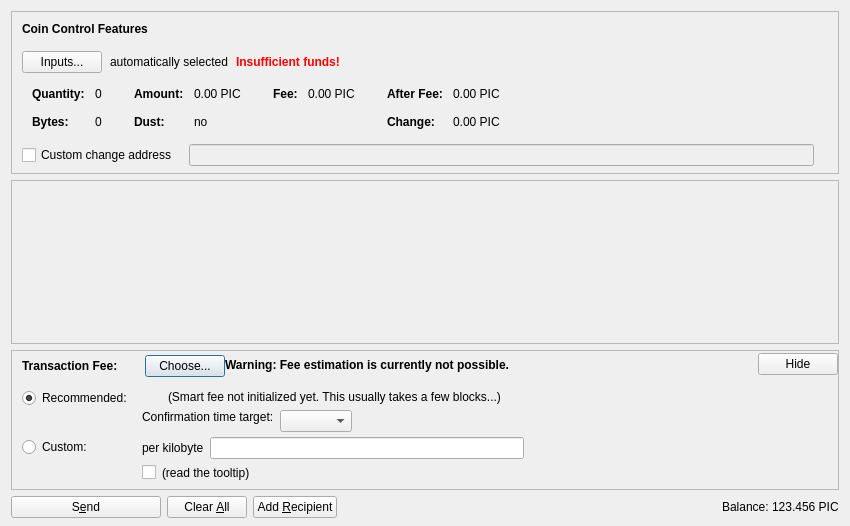
<?xml version="1.0" encoding="UTF-8"?>
<ui version="4.0">
 <class>SendCoinsDialog</class>
 <widget class="QDialog" name="SendCoinsDialog">
  <property name="geometry">
   <rect>
    <x>0</x>
    <y>0</y>
    <width>850</width>
    <height>526</height>
   </rect>
  </property>
  <property name="windowTitle">
   <string>Send Coins</string>
  </property>
  <layout class="QVBoxLayout" name="verticalLayout" stretch="0,1,0,0">
   <property name="bottomMargin">
    <number>8</number>
   </property>
   <item>
    <widget class="QFrame" name="frameCoinControl">
     <property name="sizePolicy">
      <sizepolicy hsizetype="Expanding" vsizetype="Expanding">
       <horstretch>0</horstretch>
       <verstretch>0</verstretch>
      </sizepolicy>
     </property>
     <property name="maximumSize">
      <size>
       <width>16777215</width>
       <height>16777215</height>
      </size>
     </property>
     <property name="frameShape">
      <enum>QFrame::StyledPanel</enum>
     </property>
     <property name="frameShadow">
      <enum>QFrame::Sunken</enum>
     </property>
     <layout class="QVBoxLayout" name="verticalLayoutCoinControl2">
      <property name="spacing">
       <number>0</number>
      </property>
      <property name="leftMargin">
       <number>0</number>
      </property>
      <property name="topMargin">
       <number>0</number>
      </property>
      <property name="rightMargin">
       <number>0</number>
      </property>
      <property name="bottomMargin">
       <number>6</number>
      </property>
      <item>
       <layout class="QVBoxLayout" name="verticalLayoutCoinControl" stretch="0,0,0,0,1">
        <property name="spacing">
         <number>0</number>
        </property>
        <property name="leftMargin">
         <number>10</number>
        </property>
        <property name="topMargin">
         <number>10</number>
        </property>
        <item>
         <layout class="QHBoxLayout" name="horizontalLayoutCoinControl1">
          <property name="bottomMargin">
           <number>15</number>
          </property>
          <item>
           <widget class="QLabel" name="labelCoinControlFeatures">
            <property name="sizePolicy">
             <sizepolicy hsizetype="Preferred" vsizetype="Maximum">
              <horstretch>0</horstretch>
              <verstretch>0</verstretch>
             </sizepolicy>
            </property>
            <property name="font">
             <font>
              <weight>75</weight>
              <bold>true</bold>
             </font>
            </property>
            <property name="styleSheet">
             <string notr="true">font-weight:bold;</string>
            </property>
            <property name="text">
             <string>Coin Control Features</string>
            </property>
           </widget>
          </item>
         </layout>
        </item>
        <item>
         <layout class="QHBoxLayout" name="horizontalLayoutCoinControl2" stretch="0,0,0,0">
          <property name="spacing">
           <number>8</number>
          </property>
          <property name="bottomMargin">
           <number>10</number>
          </property>
          <item>
           <widget class="QPushButton" name="pushButtonCoinControl">
            <property name="styleSheet">
             <string notr="true"/>
            </property>
            <property name="text">
             <string>Inputs...</string>
            </property>
            <property name="autoDefault">
             <bool>false</bool>
            </property>
           </widget>
          </item>
          <item>
           <widget class="QLabel" name="labelCoinControlAutomaticallySelected">
            <property name="text">
             <string>automatically selected</string>
            </property>
            <property name="margin">
             <number>5</number>
            </property>
           </widget>
          </item>
          <item>
           <widget class="QLabel" name="labelCoinControlInsuffFunds">
            <property name="font">
             <font>
              <weight>75</weight>
              <bold>true</bold>
             </font>
            </property>
            <property name="styleSheet">
             <string notr="true">color:red;font-weight:bold;</string>
            </property>
            <property name="text">
             <string>Insufficient funds!</string>
            </property>
            <property name="margin">
             <number>5</number>
            </property>
           </widget>
          </item>
          <item>
           <spacer name="horizontalSpacerCoinControl">
            <property name="orientation">
             <enum>Qt::Horizontal</enum>
            </property>
            <property name="sizeHint" stdset="0">
             <size>
              <width>40</width>
              <height>1</height>
             </size>
            </property>
           </spacer>
          </item>
         </layout>
        </item>
        <item>
         <widget class="QWidget" name="widgetCoinControl" native="true">
          <property name="sizePolicy">
           <sizepolicy hsizetype="Preferred" vsizetype="Preferred">
            <horstretch>0</horstretch>
            <verstretch>0</verstretch>
           </sizepolicy>
          </property>
          <property name="minimumSize">
           <size>
            <width>0</width>
            <height>0</height>
           </size>
          </property>
          <property name="styleSheet">
           <string notr="true"/>
          </property>
          <layout class="QHBoxLayout" name="horizontalLayoutCoinControl5">
           <property name="leftMargin">
            <number>0</number>
           </property>
           <property name="topMargin">
            <number>0</number>
           </property>
           <property name="rightMargin">
            <number>0</number>
           </property>
           <property name="bottomMargin">
            <number>0</number>
           </property>
           <item>
            <layout class="QHBoxLayout" name="horizontalLayoutCoinControl3" stretch="0,0,0,1">
             <property name="spacing">
              <number>20</number>
             </property>
             <property name="topMargin">
              <number>0</number>
             </property>
             <property name="bottomMargin">
              <number>10</number>
             </property>
             <item>
              <layout class="QFormLayout" name="formLayoutCoinControl1">
               <property name="horizontalSpacing">
                <number>10</number>
               </property>
               <property name="verticalSpacing">
                <number>14</number>
               </property>
               <property name="leftMargin">
                <number>10</number>
               </property>
               <property name="topMargin">
                <number>4</number>
               </property>
               <property name="rightMargin">
                <number>6</number>
               </property>
               <item row="0" column="0">
                <widget class="QLabel" name="labelCoinControlQuantityText">
                 <property name="font">
                  <font>
                   <weight>75</weight>
                   <bold>true</bold>
                  </font>
                 </property>
                 <property name="text">
                  <string>Quantity:</string>
                 </property>
                 <property name="margin">
                  <number>0</number>
                 </property>
                </widget>
               </item>
               <item row="0" column="1">
                <widget class="QLabel" name="labelCoinControlQuantity">
                 <property name="cursor">
                  <cursorShape>IBeamCursor</cursorShape>
                 </property>
                 <property name="contextMenuPolicy">
                  <enum>Qt::ActionsContextMenu</enum>
                 </property>
                 <property name="text">
                  <string notr="true">0</string>
                 </property>
                 <property name="margin">
                  <number>0</number>
                 </property>
                 <property name="textInteractionFlags">
                  <set>Qt::LinksAccessibleByMouse|Qt::TextSelectableByKeyboard|Qt::TextSelectableByMouse</set>
                 </property>
                </widget>
               </item>
               <item row="1" column="0">
                <widget class="QLabel" name="labelCoinControlBytesText">
                 <property name="font">
                  <font>
                   <weight>75</weight>
                   <bold>true</bold>
                  </font>
                 </property>
                 <property name="text">
                  <string>Bytes:</string>
                 </property>
                </widget>
               </item>
               <item row="1" column="1">
                <widget class="QLabel" name="labelCoinControlBytes">
                 <property name="cursor">
                  <cursorShape>IBeamCursor</cursorShape>
                 </property>
                 <property name="contextMenuPolicy">
                  <enum>Qt::ActionsContextMenu</enum>
                 </property>
                 <property name="text">
                  <string notr="true">0</string>
                 </property>
                 <property name="textInteractionFlags">
                  <set>Qt::LinksAccessibleByMouse|Qt::TextSelectableByKeyboard|Qt::TextSelectableByMouse</set>
                 </property>
                </widget>
               </item>
              </layout>
             </item>
             <item>
              <layout class="QFormLayout" name="formLayoutCoinControl2">
               <property name="horizontalSpacing">
                <number>10</number>
               </property>
               <property name="verticalSpacing">
                <number>14</number>
               </property>
               <property name="leftMargin">
                <number>6</number>
               </property>
               <property name="topMargin">
                <number>4</number>
               </property>
               <property name="rightMargin">
                <number>6</number>
               </property>
               <item row="0" column="0">
                <widget class="QLabel" name="labelCoinControlAmountText">
                 <property name="font">
                  <font>
                   <weight>75</weight>
                   <bold>true</bold>
                  </font>
                 </property>
                 <property name="text">
                  <string>Amount:</string>
                 </property>
                 <property name="margin">
                  <number>0</number>
                 </property>
                </widget>
               </item>
               <item row="0" column="1">
                <widget class="QLabel" name="labelCoinControlAmount">
                 <property name="cursor">
                  <cursorShape>IBeamCursor</cursorShape>
                 </property>
                 <property name="contextMenuPolicy">
                  <enum>Qt::ActionsContextMenu</enum>
                 </property>
                 <property name="text">
                  <string notr="true">0.00 PIC</string>
                 </property>
                 <property name="textInteractionFlags">
                  <set>Qt::LinksAccessibleByMouse|Qt::TextSelectableByKeyboard|Qt::TextSelectableByMouse</set>
                 </property>
                </widget>
               </item>
               <item row="1" column="0">
                <widget class="QLabel" name="labelCoinControlLowOutputText">
                 <property name="font">
                  <font>
                   <weight>75</weight>
                   <bold>true</bold>
                  </font>
                 </property>
                 <property name="text">
                  <string>Dust:</string>
                 </property>
                </widget>
               </item>
               <item row="1" column="1">
                <widget class="QLabel" name="labelCoinControlLowOutput">
                 <property name="cursor">
                  <cursorShape>IBeamCursor</cursorShape>
                 </property>
                 <property name="contextMenuPolicy">
                  <enum>Qt::ActionsContextMenu</enum>
                 </property>
                 <property name="text">
                  <string notr="true">no</string>
                 </property>
                 <property name="textInteractionFlags">
                  <set>Qt::LinksAccessibleByMouse|Qt::TextSelectableByKeyboard|Qt::TextSelectableByMouse</set>
                 </property>
                </widget>
               </item>
              </layout>
             </item>
             <item>
              <layout class="QFormLayout" name="formLayoutCoinControl3">
               <property name="horizontalSpacing">
                <number>10</number>
               </property>
               <property name="verticalSpacing">
                <number>14</number>
               </property>
               <property name="leftMargin">
                <number>6</number>
               </property>
               <property name="topMargin">
                <number>4</number>
               </property>
               <property name="rightMargin">
                <number>6</number>
               </property>
               <item row="0" column="0">
                <widget class="QLabel" name="labelCoinControlFeeText">
                 <property name="font">
                  <font>
                   <weight>75</weight>
                   <bold>true</bold>
                  </font>
                 </property>
                 <property name="text">
                  <string>Fee:</string>
                 </property>
                 <property name="margin">
                  <number>0</number>
                 </property>
                </widget>
               </item>
               <item row="0" column="1">
                <widget class="QLabel" name="labelCoinControlFee">
                 <property name="cursor">
                  <cursorShape>IBeamCursor</cursorShape>
                 </property>
                 <property name="contextMenuPolicy">
                  <enum>Qt::ActionsContextMenu</enum>
                 </property>
                 <property name="text">
                  <string notr="true">0.00 PIC</string>
                 </property>
                 <property name="textInteractionFlags">
                  <set>Qt::LinksAccessibleByMouse|Qt::TextSelectableByKeyboard|Qt::TextSelectableByMouse</set>
                 </property>
                </widget>
               </item>
              </layout>
             </item>
             <item>
              <layout class="QFormLayout" name="formLayoutCoinControl4">
               <property name="horizontalSpacing">
                <number>10</number>
               </property>
               <property name="verticalSpacing">
                <number>14</number>
               </property>
               <property name="leftMargin">
                <number>6</number>
               </property>
               <property name="topMargin">
                <number>4</number>
               </property>
               <property name="rightMargin">
                <number>6</number>
               </property>
               <item row="0" column="0">
                <widget class="QLabel" name="labelCoinControlAfterFeeText">
                 <property name="font">
                  <font>
                   <weight>75</weight>
                   <bold>true</bold>
                  </font>
                 </property>
                 <property name="text">
                  <string>After Fee:</string>
                 </property>
                 <property name="margin">
                  <number>0</number>
                 </property>
                </widget>
               </item>
               <item row="0" column="1">
                <widget class="QLabel" name="labelCoinControlAfterFee">
                 <property name="cursor">
                  <cursorShape>IBeamCursor</cursorShape>
                 </property>
                 <property name="contextMenuPolicy">
                  <enum>Qt::ActionsContextMenu</enum>
                 </property>
                 <property name="text">
                  <string notr="true">0.00 PIC</string>
                 </property>
                 <property name="textInteractionFlags">
                  <set>Qt::LinksAccessibleByMouse|Qt::TextSelectableByKeyboard|Qt::TextSelectableByMouse</set>
                 </property>
                </widget>
               </item>
               <item row="1" column="0">
                <widget class="QLabel" name="labelCoinControlChangeText">
                 <property name="font">
                  <font>
                   <weight>75</weight>
                   <bold>true</bold>
                  </font>
                 </property>
                 <property name="text">
                  <string>Change:</string>
                 </property>
                </widget>
               </item>
               <item row="1" column="1">
                <widget class="QLabel" name="labelCoinControlChange">
                 <property name="cursor">
                  <cursorShape>IBeamCursor</cursorShape>
                 </property>
                 <property name="contextMenuPolicy">
                  <enum>Qt::ActionsContextMenu</enum>
                 </property>
                 <property name="text">
                  <string notr="true">0.00 PIC</string>
                 </property>
                 <property name="textInteractionFlags">
                  <set>Qt::LinksAccessibleByMouse|Qt::TextSelectableByKeyboard|Qt::TextSelectableByMouse</set>
                 </property>
                </widget>
               </item>
              </layout>
             </item>
            </layout>
           </item>
          </layout>
         </widget>
        </item>
        <item>
         <layout class="QHBoxLayout" name="horizontalLayoutCoinControl4" stretch="0,0,0">
          <property name="spacing">
           <number>12</number>
          </property>
          <property name="sizeConstraint">
           <enum>QLayout::SetDefaultConstraint</enum>
          </property>
          <property name="topMargin">
           <number>5</number>
          </property>
          <property name="rightMargin">
           <number>5</number>
          </property>
          <item>
           <widget class="QCheckBox" name="checkBoxCoinControlChange">
            <property name="toolTip">
             <string>If this is activated, but the change address is empty or invalid, change will be sent to a newly generated address.</string>
            </property>
            <property name="text">
             <string>Custom change address</string>
            </property>
           </widget>
          </item>
          <item>
           <widget class="QValidatedLineEdit" name="lineEditCoinControlChange">
            <property name="enabled">
             <bool>false</bool>
            </property>
            <property name="sizePolicy">
             <sizepolicy hsizetype="Expanding" vsizetype="Fixed">
              <horstretch>0</horstretch>
              <verstretch>0</verstretch>
             </sizepolicy>
            </property>
           </widget>
          </item>
          <item>
           <widget class="QLabel" name="labelCoinControlChangeLabel">
            <property name="sizePolicy">
             <sizepolicy hsizetype="Preferred" vsizetype="Expanding">
              <horstretch>0</horstretch>
              <verstretch>0</verstretch>
             </sizepolicy>
            </property>
            <property name="minimumSize">
             <size>
              <width>0</width>
              <height>0</height>
             </size>
            </property>
            <property name="text">
             <string/>
            </property>
            <property name="margin">
             <number>3</number>
            </property>
           </widget>
          </item>
         </layout>
        </item>
        <item>
         <spacer name="verticalSpacerCoinControl">
          <property name="orientation">
           <enum>Qt::Vertical</enum>
          </property>
          <property name="sizeHint" stdset="0">
           <size>
            <width>800</width>
            <height>1</height>
           </size>
          </property>
         </spacer>
        </item>
       </layout>
      </item>
     </layout>
    </widget>
   </item>
   <item>
    <widget class="QScrollArea" name="scrollArea">
     <property name="widgetResizable">
      <bool>true</bool>
     </property>
     <widget class="QWidget" name="scrollAreaWidgetContents">
      <property name="geometry">
       <rect>
        <x>0</x>
        <y>0</y>
        <width>830</width>
        <height>104</height>
       </rect>
      </property>
      <layout class="QVBoxLayout" name="verticalLayout_2" stretch="0,1">
       <property name="leftMargin">
        <number>0</number>
       </property>
       <property name="topMargin">
        <number>0</number>
       </property>
       <property name="rightMargin">
        <number>0</number>
       </property>
       <property name="bottomMargin">
        <number>0</number>
       </property>
       <item>
        <layout class="QVBoxLayout" name="entries">
         <property name="spacing">
          <number>6</number>
         </property>
        </layout>
       </item>
       <item>
        <spacer name="verticalSpacer">
         <property name="orientation">
          <enum>Qt::Vertical</enum>
         </property>
         <property name="sizeHint" stdset="0">
          <size>
           <width>20</width>
           <height>40</height>
          </size>
         </property>
        </spacer>
       </item>
      </layout>
     </widget>
    </widget>
   </item>
   <item>
    <widget class="QFrame" name="frameFee">
     <property name="sizePolicy">
      <sizepolicy hsizetype="Expanding" vsizetype="Expanding">
       <horstretch>0</horstretch>
       <verstretch>0</verstretch>
      </sizepolicy>
     </property>
     <property name="maximumSize">
      <size>
       <width>16777215</width>
       <height>16777215</height>
      </size>
     </property>
     <property name="frameShape">
      <enum>QFrame::StyledPanel</enum>
     </property>
     <property name="frameShadow">
      <enum>QFrame::Sunken</enum>
     </property>
     <layout class="QVBoxLayout" name="verticalLayoutFee1">
      <property name="spacing">
       <number>0</number>
      </property>
      <property name="leftMargin">
       <number>0</number>
      </property>
      <property name="topMargin">
       <number>0</number>
      </property>
      <property name="rightMargin">
       <number>0</number>
      </property>
      <property name="bottomMargin">
       <number>0</number>
      </property>
      <item>
       <layout class="QVBoxLayout" name="verticalLayoutFee2" stretch="0,0,0">
        <property name="spacing">
         <number>0</number>
        </property>
        <property name="leftMargin">
         <number>10</number>
        </property>
        <property name="topMargin">
         <number>0</number>
        </property>
        <item>
         <layout class="QHBoxLayout" name="horizontalLayoutFee1">
          <property name="bottomMargin">
           <number>0</number>
          </property>
          <item>
           <layout class="QVBoxLayout" name="verticalLayoutFee7">
            <property name="spacing">
             <number>0</number>
            </property>
            <item>
             <spacer name="verticalSpacerSmartFee">
              <property name="orientation">
               <enum>Qt::Vertical</enum>
              </property>
              <property name="sizeType">
               <enum>QSizePolicy::Fixed</enum>
              </property>
              <property name="sizeHint" stdset="0">
               <size>
                <width>1</width>
                <height>4</height>
               </size>
              </property>
             </spacer>
            </item>
            <item>
             <layout class="QHBoxLayout" name="horizontalLayoutSmartFee">
              <property name="spacing">
               <number>10</number>
              </property>
              <item>
               <widget class="QLabel" name="labelFeeHeadline">
                <property name="sizePolicy">
                 <sizepolicy hsizetype="Preferred" vsizetype="Maximum">
                  <horstretch>0</horstretch>
                  <verstretch>0</verstretch>
                 </sizepolicy>
                </property>
                <property name="font">
                 <font>
                  <weight>75</weight>
                  <bold>true</bold>
                 </font>
                </property>
                <property name="styleSheet">
                 <string notr="true">font-weight:bold;</string>
                </property>
                <property name="text">
                 <string>Transaction Fee:</string>
                </property>
               </widget>
              </item>
              <item>
               <widget class="QLabel" name="labelFeeMinimized">
                <property name="text">
                 <string/>
                </property>
               </widget>
              </item>
              <item>
               <widget class="QPushButton" name="buttonChooseFee">
                <property name="text">
                 <string>Choose...</string>
                </property>
               </widget>
              </item>
             </layout>
            </item>
            <item>
             <spacer name="verticalSpacer_5">
              <property name="orientation">
               <enum>Qt::Vertical</enum>
              </property>
              <property name="sizeHint" stdset="0">
               <size>
                <width>1</width>
                <height>1</height>
               </size>
              </property>
             </spacer>
            </item>
           </layout>
          </item>
          <item>
           <widget class="QLabel" name="fallbackFeeWarningLabel">
            <property name="toolTip">
             <string>Using the fallbackfee can result in sending a transaction that will take several hours or days (or never) to confirm. Consider choosing your fee manually or wait until you have validated the complete chain.</string>
            </property>
            <property name="font">
            <font>
                <weight>75</weight>
                <bold>true</bold>
            </font>
            </property>
            <property name="text">
             <string>Warning: Fee estimation is currently not possible.</string>
            </property>
            <property name="wordWrap">
             <bool>false</bool>
            </property>
           </widget>
          </item>
          <item>
           <spacer name="horizontalSpacer_4">
            <property name="orientation">
             <enum>Qt::Horizontal</enum>
            </property>
            <property name="sizeType">
             <enum>QSizePolicy::MinimumExpanding</enum>
            </property>
            <property name="sizeHint" stdset="0">
             <size>
              <width>40</width>
              <height>20</height>
             </size>
            </property>
           </spacer>
          </item>
          <item>
           <widget class="QPushButton" name="buttonMinimizeFee">
            <property name="toolTip">
             <string>collapse fee-settings</string>
            </property>
            <property name="text">
             <string>Hide</string>
            </property>
           </widget>
          </item>
         </layout>
        </item>
        <item>
         <widget class="QFrame" name="frameFeeSelection">
          <layout class="QVBoxLayout" name="verticalLayoutFee12">
           <property name="spacing">
            <number>0</number>
           </property>
           <property name="leftMargin">
            <number>0</number>
           </property>
           <property name="topMargin">
            <number>0</number>
           </property>
           <property name="rightMargin">
            <number>0</number>
           </property>
           <property name="bottomMargin">
            <number>0</number>
           </property>
           <item>
            <layout class="QGridLayout" name="gridLayoutFee">
             <property name="topMargin">
              <number>10</number>
             </property>
             <property name="bottomMargin">
              <number>4</number>
             </property>
             <property name="horizontalSpacing">
              <number>10</number>
             </property>
             <property name="verticalSpacing">
              <number>4</number>
             </property>
             <item row="1" column="1">
              <layout class="QVBoxLayout" name="verticalLayoutFee8">
               <property name="spacing">
                <number>6</number>
               </property>
               <item>
                <layout class="QHBoxLayout" name="horizontalLayoutFee13">
                 <item>
                  <widget class="QLabel" name="labelCustomPerKilobyte">
                   <property name="toolTip">
                    <string>Specify a custom fee per kB (1,000 bytes) of the transaction's virtual size.

Note:  Since the fee is calculated on a per-byte basis, a fee of "100 satoshis per kB" for a transaction size of 500 bytes (half of 1 kB) would ultimately yield a fee of only 50 satoshis.</string>
                   </property>
                   <property name="text">
                    <string>per kilobyte</string>
                   </property>
                  </widget>
                 </item>
                 <item>
                  <widget class="BitcoinAmountField" name="customFee"/>
                 </item>
                 <item>
                  <spacer name="horizontalSpacer_6">
                   <property name="orientation">
                    <enum>Qt::Horizontal</enum>
                   </property>
                   <property name="sizeHint" stdset="0">
                    <size>
                     <width>1</width>
                     <height>1</height>
                    </size>
                   </property>
                  </spacer>
                 </item>
                </layout>
               </item>
               <item>
                <layout class="QHBoxLayout" name="horizontalLayoutFee8">
                 <item>
                  <widget class="QCheckBox" name="checkBoxMinimumFee">
                   <property name="toolTip">
                    <string>Paying only the minimum fee is just fine as long as there is less transaction volume than space in the blocks. But be aware that this can end up in a never confirming transaction once there is more demand for ogkush transactions than the network can process.</string>
                   </property>
                   <property name="text">
                    <string/>
                   </property>
                  </widget>
                 </item>
                 <item>
                  <widget class="QLabel" name="labelMinFeeWarning">
                   <property name="enabled">
                    <bool>true</bool>
                   </property>
                   <property name="toolTip">
                    <string>Paying only the minimum fee is just fine as long as there is less transaction volume than space in the blocks. But be aware that this can end up in a never confirming transaction once there is more demand for ogkush transactions than the network can process.</string>
                   </property>
                   <property name="text">
                    <string>(read the tooltip)</string>
                   </property>
                   <property name="margin">
                    <number>5</number>
                   </property>
                  </widget>
                 </item>
                 <item>
                  <spacer name="horizontalSpacer_2">
                   <property name="orientation">
                    <enum>Qt::Horizontal</enum>
                   </property>
                   <property name="sizeHint" stdset="0">
                    <size>
                     <width>1</width>
                     <height>1</height>
                    </size>
                   </property>
                  </spacer>
                 </item>
                </layout>
               </item>
              </layout>
             </item>
             <item row="0" column="0">
              <layout class="QVBoxLayout" name="verticalLayoutFee4" stretch="0,1">
               <item>
                <widget class="QRadioButton" name="radioSmartFee">
                 <property name="text">
                  <string>Recommended:</string>
                 </property>
                 <property name="checked">
                  <bool>true</bool>
                 </property>
                 <attribute name="buttonGroup">
                  <string notr="true">groupFee</string>
                 </attribute>
                </widget>
               </item>
               <item>
                <spacer name="verticalSpacer_2">
                 <property name="orientation">
                  <enum>Qt::Vertical</enum>
                 </property>
                 <property name="sizeHint" stdset="0">
                  <size>
                   <width>1</width>
                   <height>1</height>
                  </size>
                 </property>
                </spacer>
               </item>
              </layout>
             </item>
             <item row="1" column="0">
              <layout class="QVBoxLayout" name="verticalLayoutFee9" stretch="0,1">
               <item>
                <widget class="QRadioButton" name="radioCustomFee">
                 <property name="text">
                  <string>Custom:</string>
                 </property>
                 <attribute name="buttonGroup">
                  <string notr="true">groupFee</string>
                 </attribute>
                </widget>
               </item>
               <item>
                <spacer name="verticalSpacer_6">
                 <property name="orientation">
                  <enum>Qt::Vertical</enum>
                 </property>
                 <property name="sizeHint" stdset="0">
                  <size>
                   <width>1</width>
                   <height>1</height>
                  </size>
                 </property>
                </spacer>
               </item>
              </layout>
             </item>
             <item row="0" column="1">
              <layout class="QVBoxLayout" name="verticalLayoutFee3" stretch="0,0,1">
               <property name="spacing">
                <number>6</number>
               </property>
               <property name="topMargin">
                <number>2</number>
               </property>
               <item>
                <layout class="QHBoxLayout" name="horizontalLayoutFee12">
                 <item>
                  <widget class="QLabel" name="labelSmartFee">
                   <property name="text">
                    <string/>
                   </property>
                   <property name="margin">
                    <number>2</number>
                   </property>
                  </widget>
                 </item>
                 <item>
                  <widget class="QLabel" name="labelFeeEstimation">
                   <property name="text">
                    <string/>
                   </property>
                  </widget>
                 </item>
                 <item>
                  <widget class="QLabel" name="labelSmartFee2">
                   <property name="text">
                    <string>(Smart fee not initialized yet. This usually takes a few blocks...)</string>
                   </property>
                   <property name="margin">
                    <number>2</number>
                   </property>
                  </widget>
                 </item>
                 <item>
                  <spacer name="horizontalSpacer_5">
                   <property name="orientation">
                    <enum>Qt::Horizontal</enum>
                   </property>
                   <property name="sizeHint" stdset="0">
                    <size>
                     <width>1</width>
                     <height>1</height>
                    </size>
                   </property>
                  </spacer>
                 </item>
                </layout>
               </item>
               <item>
                <layout class="QHBoxLayout" name="horizontalLayoutFee9">
                 <item>
                  <layout class="QVBoxLayout" name="verticalLayoutFee6">
                   <item>
                    <widget class="QLabel" name="labelSmartFee3">
                     <property name="text">
                      <string>Confirmation time target:</string>
                     </property>
                     <property name="margin">
                      <number>2</number>
                     </property>
                    </widget>
                   </item>
                   <item>
                    <spacer name="verticalSpacer_3">
                     <property name="orientation">
                      <enum>Qt::Vertical</enum>
                     </property>
                     <property name="sizeHint" stdset="0">
                      <size>
                       <width>1</width>
                       <height>1</height>
                      </size>
                     </property>
                    </spacer>
                   </item>
                  </layout>
                 </item>
                 <item>
                  <layout class="QVBoxLayout" name="verticalLayoutFee5">
                   <property name="rightMargin">
                    <number>30</number>
                   </property>
                   <item>
                    <layout class="QHBoxLayout" name="horizontalLayoutConfTarget">
                     <property name="bottomMargin">
                      <number>0</number>
                     </property>
                     <item>
                      <widget class="QComboBox" name="confTargetSelector"/>
                     </item>
                     <item>
                      <spacer name="horizontalSpacerConfTarget">
                       <property name="orientation">
                        <enum>Qt::Horizontal</enum>
                       </property>
                       <property name="sizeHint" stdset="0">
                        <size>
                         <width>40</width>
                         <height>20</height>
                        </size>
                       </property>
                      </spacer>
                     </item>
                    </layout>
                   </item>
                  </layout>
                 </item>
                </layout>
               </item>
               <item>
                <spacer name="verticalSpacer_4">
                 <property name="orientation">
                  <enum>Qt::Vertical</enum>
                 </property>
                 <property name="sizeHint" stdset="0">
                  <size>
                   <width>1</width>
                   <height>1</height>
                  </size>
                 </property>
                </spacer>
               </item>
              </layout>
             </item>
            </layout>
           </item>
          </layout>
         </widget>
        </item>
        <item>
         <spacer name="verticalSpacerFee">
          <property name="orientation">
           <enum>Qt::Vertical</enum>
          </property>
          <property name="sizeHint" stdset="0">
           <size>
            <width>40</width>
            <height>5</height>
           </size>
          </property>
         </spacer>
        </item>
       </layout>
      </item>
     </layout>
    </widget>
   </item>
   <item>
    <layout class="QHBoxLayout" name="horizontalLayout">
     <item>
      <widget class="QPushButton" name="sendButton">
       <property name="minimumSize">
        <size>
         <width>150</width>
         <height>0</height>
        </size>
       </property>
       <property name="toolTip">
        <string>Confirm the send action</string>
       </property>
       <property name="text">
        <string>S&amp;end</string>
       </property>
       <property name="icon">
        <iconset resource="../bitcoin.qrc">
         <normaloff>:/icons/send</normaloff>:/icons/send</iconset>
       </property>
       <property name="autoDefault">
        <bool>false</bool>
       </property>
       <property name="default">
        <bool>false</bool>
       </property>
      </widget>
     </item>
     <item>
      <widget class="QPushButton" name="clearButton">
       <property name="sizePolicy">
        <sizepolicy hsizetype="Minimum" vsizetype="Fixed">
         <horstretch>0</horstretch>
         <verstretch>0</verstretch>
        </sizepolicy>
       </property>
       <property name="toolTip">
        <string>Clear all fields of the form.</string>
       </property>
       <property name="text">
        <string>Clear &amp;All</string>
       </property>
       <property name="icon">
        <iconset resource="../bitcoin.qrc">
         <normaloff>:/icons/remove</normaloff>:/icons/remove</iconset>
       </property>
       <property name="autoDefault">
        <bool>false</bool>
       </property>
      </widget>
     </item>
     <item>
      <widget class="QPushButton" name="addButton">
       <property name="toolTip">
        <string>Send to multiple recipients at once</string>
       </property>
       <property name="text">
        <string>Add &amp;Recipient</string>
       </property>
       <property name="icon">
        <iconset resource="../bitcoin.qrc">
         <normaloff>:/icons/add</normaloff>:/icons/add</iconset>
       </property>
       <property name="autoDefault">
        <bool>false</bool>
       </property>
      </widget>
     </item>
     <item>
      <spacer name="horizontalSpacer">
       <property name="orientation">
        <enum>Qt::Horizontal</enum>
       </property>
       <property name="sizeHint" stdset="0">
        <size>
         <width>40</width>
         <height>20</height>
        </size>
       </property>
      </spacer>
     </item>
     <item>
      <layout class="QHBoxLayout" name="horizontalLayout_2">
       <property name="spacing">
        <number>3</number>
       </property>
       <item>
        <widget class="QLabel" name="label">
         <property name="sizePolicy">
          <sizepolicy hsizetype="Preferred" vsizetype="Fixed">
           <horstretch>0</horstretch>
           <verstretch>0</verstretch>
          </sizepolicy>
         </property>
         <property name="text">
          <string>Balance:</string>
         </property>
        </widget>
       </item>
       <item>
        <widget class="QLabel" name="labelBalance">
         <property name="sizePolicy">
          <sizepolicy hsizetype="Preferred" vsizetype="Fixed">
           <horstretch>0</horstretch>
           <verstretch>0</verstretch>
          </sizepolicy>
         </property>
         <property name="cursor">
          <cursorShape>IBeamCursor</cursorShape>
         </property>
         <property name="text">
          <string notr="true">123.456 PIC</string>
         </property>
         <property name="textInteractionFlags">
          <set>Qt::LinksAccessibleByMouse|Qt::TextSelectableByKeyboard|Qt::TextSelectableByMouse</set>
         </property>
        </widget>
       </item>
      </layout>
     </item>
    </layout>
   </item>
  </layout>
 </widget>
 <customwidgets>
  <customwidget>
   <class>QValidatedLineEdit</class>
   <extends>QLineEdit</extends>
   <header>qt/qvalidatedlineedit.h</header>
  </customwidget>
  <customwidget>
   <class>BitcoinAmountField</class>
   <extends>QLineEdit</extends>
   <header>qt/bitcoinamountfield.h</header>
   <container>1</container>
  </customwidget>
 </customwidgets>
 <resources>
  <include location="../bitcoin.qrc"/>
 </resources>
 <connections/>
 <buttongroups>
  <buttongroup name="groupFee"/>
 </buttongroups>
</ui>
